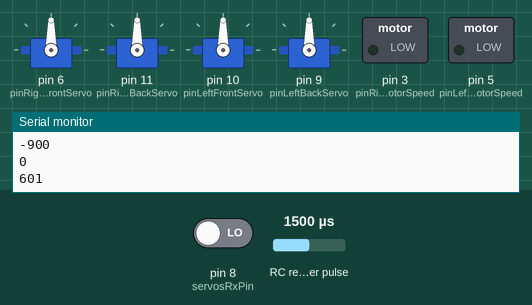
Recording of a sketch running on a simulated Arduino Uno, built with avr-gcc and run on an emulated ATmega328P. On the bench: 4 × servo, switched loads named in the sketch (green lamp = pin HIGH), the last lines printed to the serial monitor. Wiring (inferred from the names in the program): RC receiver channel: data pin 7. The inputs (shaded band) are chosen by the test bench; at power-on: RC receiver pulse 1500 µs, pin 8 (servosRxPin) LOW.

Above: at 1.2 s.
1.3 s: RC receiver pulse (sensor on pin 7) set to 1020 µs
At 3.3 s:
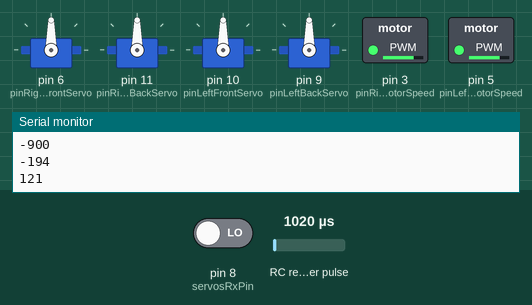
4.3 s: RC receiver pulse (sensor on pin 7) set to 1250 µs
At 6.7 s:
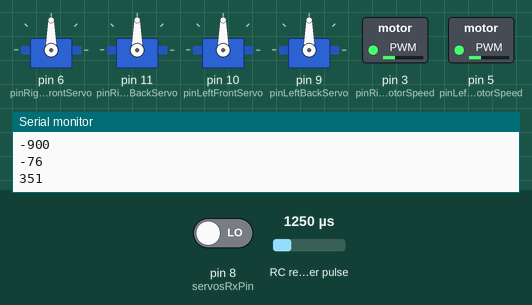
7.3 s: RC receiver pulse (sensor on pin 7) set to 1750 µs
At 10.0 s:
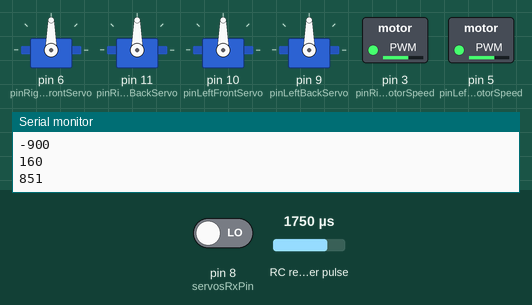
10.3 s: RC receiver pulse (sensor on pin 7) set to 1980 µs
At 13.3 s:
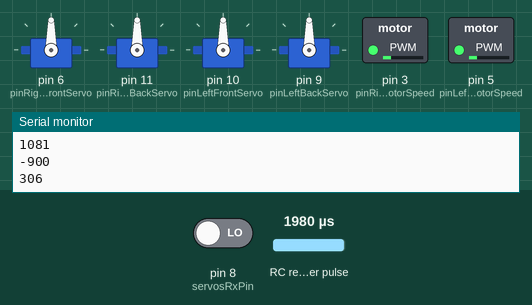
Timing chart, 0 to 14.3 s (numbered marks = the images above; inputs shaded):
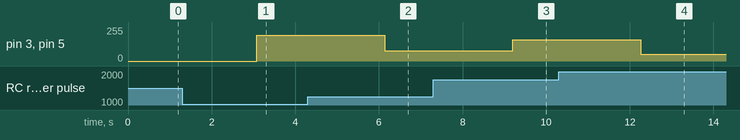

Measured:
- after the input at 1.3 s, pin 3 (pinRightMotorSpeed), pin 5 (pinLeftMotorSpeed): 0/255 → 194/255 after 1.8 s
- after the input at 4.3 s, pin 3 (pinRightMotorSpeed), pin 5 (pinLeftMotorSpeed): 194/255 → 76/255 after 1.8 s
- after the input at 7.3 s, pin 3 (pinRightMotorSpeed), pin 5 (pinLeftMotorSpeed): 76/255 → 160/255 after 1.9 s
- after the input at 10.3 s, pin 3 (pinRightMotorSpeed), pin 5 (pinLeftMotorSpeed): 160/255 → 50/255 after 2.0 s

The sketch:

PCB_ARDUINO_CODE.ino
```cpp
#include <Servo.h>

int throttleRxPin = 7;
int servosRxPin = 8;
bool manualControl = false;

int pinRightMotorDirection = 2;
int pinRightMotorSpeed = 3;

int pinLeftMotorDirection = 4;
int pinLeftMotorSpeed = 5;

int pinRightFrontServo = 6;
int pinLeftFrontServo = 10;
int pinRightBackServo = 11;
int pinLeftBackServo = 9;
Servo rightFront;
Servo leftFront;
Servo rightBack;
Servo leftBack;

int servos = 0;
int throttle = 0;

void setup() {
  Serial.begin(9600);
  rightFront.attach(pinRightFrontServo);
  rightBack.attach(pinRightBackServo);
  leftFront.attach(pinLeftFrontServo);
  leftBack.attach(pinLeftBackServo);

  if (pulseIn(throttleRxPin, HIGH) > 0) {
    manualControl = true;
  }
}

void throttleWrite(int throttle) {
  if (throttle < 0) {
    digitalWrite(pinRightMotorDirection, HIGH);
    digitalWrite(pinLeftMotorDirection, HIGH);
  } else {
    digitalWrite(pinRightMotorDirection, LOW);
    digitalWrite(pinLeftMotorDirection, LOW);
  }
  analogWrite(pinRightMotorSpeed, abs(throttle));
  analogWrite(pinLeftMotorSpeed, abs(throttle));

  Serial.println(throttle);
}


void servosWrite(int servos) {
  if (servos < 90) {
    rightFront.write(servos-10);
    rightBack.write(abs(180-(servos-10)));
    leftFront.write(servos+10);
    leftBack.write(abs(180-(servos+10)));
  } else if (servos > 90){
    rightFront.write(servos+10);
    rightBack.write(abs(180-(servos+10)));
    leftFront.write(servos-10);
    leftBack.write(abs(180-(servos-10)));
  } else {
    rightFront.write(servos);
    rightBack.write(servos);
    leftFront.write(servos);
    leftBack.write(servos);
  }
}

int manualThrottle() {
  int throttleVector = 0; //set default to stationary. Negative is reverse, pos is forward -255 to 255
  int throttleVal = pulseIn(throttleRxPin, HIGH) - 900;
  Serial.println(throttleVal);
  if ((throttleVal > 500 && throttleVal < 600) ||  throttleVal < 0) {
    throttleVector = 0;
  } else if (throttleVal < 500) {
    throttleVector = map(throttleVal, 0, 500, -255, 0);
  } else if (throttleVal > 600) {
    throttleVector = map(throttleVal-600, 0, 400, 0, 255);
  }
  return(throttleVector);
}


int manualServos() {
  int servosVector = 0; //set default to stationary. Negative is left, pos is right -255 to 255
  int servosVal = pulseIn(servosRxPin, HIGH) - 900;
  Serial.println(servosVal);
  if ((servosVal > 500 && servosVal < 600) ||  servosVal < 0) {
    servosVector = 90;
  } else if (servosVal < 500) {
    servosVector = map(servosVal, 0, 500, 10, 90);
  } else if (servosVal > 600) {
    servosVector = map(servosVal-600, 0, 400, 90, 170);
  }
  return(servosVector);
}


void loop() {
  if (manualControl) {
    throttle = manualThrottle();
    servos = manualServos();
  }

  throttleWrite(throttle);
  servosWrite(servos);
}
```
